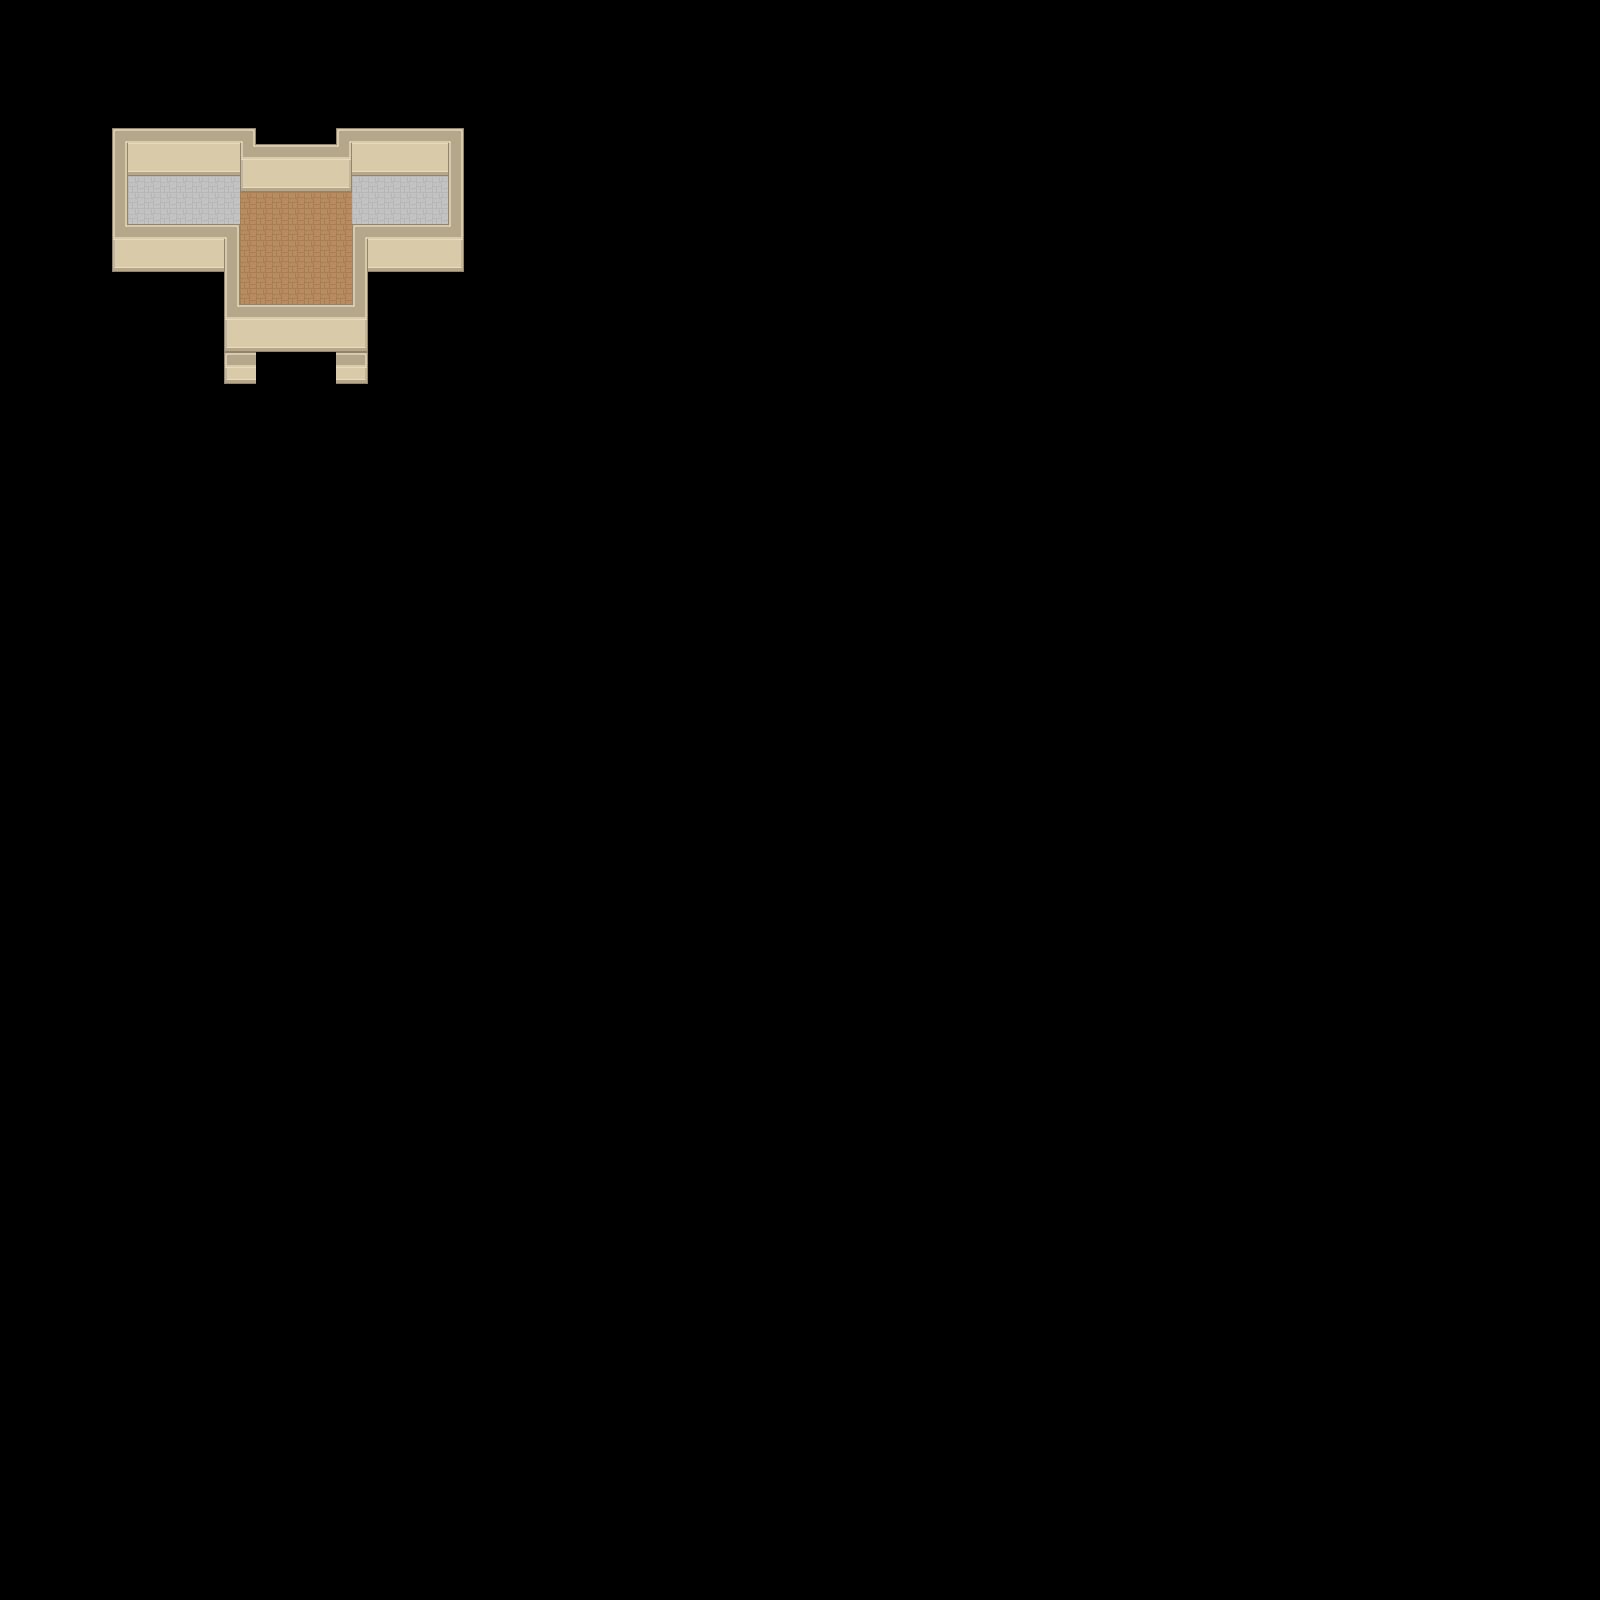

A level layout from a 2D game, rendered from its tile map. Below: a short description, then the map file with tile-grid data replaced by summaries:
An orthogonal 100x100 tile map with 16x16 px tiles, 1 tile layer (Floor), 3 hidden layers not drawn.

<map version="1.0" orientation="orthogonal" renderorder="right-down" width="100" height="100" tilewidth="16" tileheight="16" backgroundcolor="#000000" nextobjectid="1">
 <tileset firstgid="1" name="roguelikeSheet_transparent" tilewidth="16" tileheight="16" spacing="1" tilecount="1767" columns="57">
  <image source="../Spritesheet/roguelikeSheet_transparent.png" width="968" height="526" />
 </tileset>
 <layer name="Floor" width="100" height="100">
  <data>[10000 cells, 246 non-empty, 16 distinct tile ids]</data>
 </layer>
 <layer name="Carpet" width="100" height="100" visible="0">
  <data>[10000 cells, 25 non-empty, 12 distinct tile ids]</data>
 </layer>
 <layer name="Objects" width="100" height="100" visible="0">
  <data>[10000 cells, 52 non-empty, 30 distinct tile ids]</data>
 </layer>
 <layer name="Details" width="100" height="100" visible="0">
  <data>[10000 cells, 5 non-empty, 3 distinct tile ids]</data>
 </layer>
</map>
